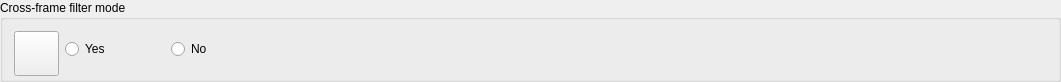
         <widget class="QGroupBox" name="groupBox_create_new_sequence_6">
          <property name="enabled">
           <bool>true</bool>
          </property>
          <property name="geometry">
           <rect>
            <x>11</x>
            <y>420</y>
            <width>1061</width>
            <height>82</height>
           </rect>
          </property>
          <property name="sizePolicy">
           <sizepolicy hsizetype="Preferred" vsizetype="Maximum">
            <horstretch>0</horstretch>
            <verstretch>0</verstretch>
           </sizepolicy>
          </property>
          <property name="minimumSize">
           <size>
            <width>0</width>
            <height>80</height>
           </size>
          </property>
          <property name="title">
           <string>Cross-frame filter mode</string>
          </property>
          <layout class="QHBoxLayout" name="horizontalLayout_25">
           <item>
            <layout class="QHBoxLayout" name="horizontalLayout_26">
             <item>
              <layout class="QHBoxLayout" name="horizontalLayout_27">
               <item>
                <widget class="QPushButton" name="create_sequence_btn_6">
                 <property name="minimumSize">
                  <size>
                   <width>45</width>
                   <height>45</height>
                  </size>
                 </property>
                 <property name="maximumSize">
                  <size>
                   <width>45</width>
                   <height>45</height>
                  </size>
                 </property>
                 <property name="text">
                  <string/>
                 </property>
                 <property name="icon">
                  <iconset>
                   <normaloff>images/cross-frame.svg</normaloff>images/cross-frame.svg</iconset>
                 </property>
                 <property name="iconSize">
                  <size>
                   <width>30</width>
                   <height>30</height>
                  </size>
                 </property>
                </widget>
               </item>
               <item>
                <widget class="QRadioButton" name="radioButton_jpg_4">
                 <property name="maximumSize">
                  <size>
                   <width>100</width>
                   <height>16777215</height>
                  </size>
                 </property>
                 <property name="text">
                  <string>Yes</string>
                 </property>
                </widget>
               </item>
               <item>
                <widget class="QRadioButton" name="radioButton_png_4">
                 <property name="text">
                  <string>No</string>
                 </property>
                </widget>
               </item>
              </layout>
             </item>
            </layout>
           </item>
          </layout>
         </widget>
